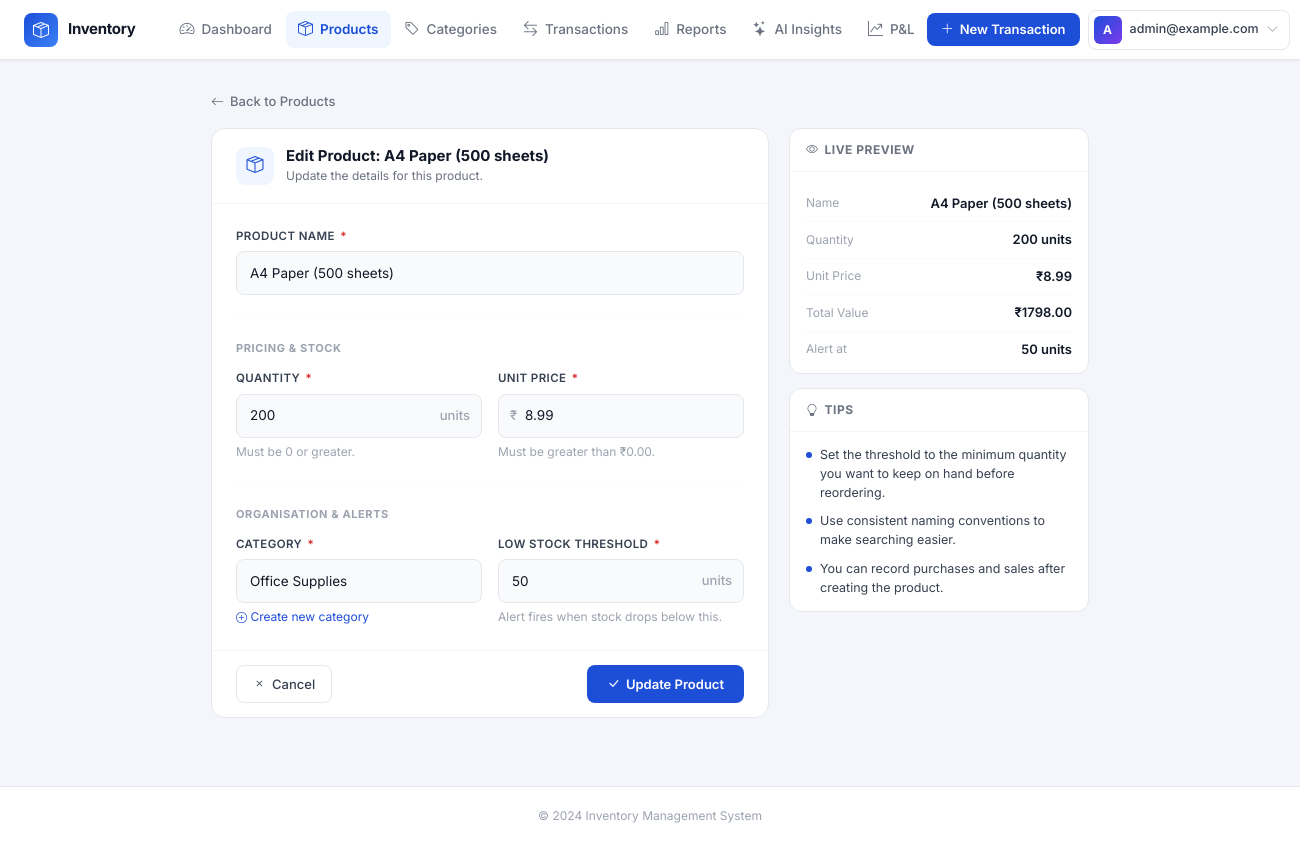
Screenshot of /products/38/update/ (signed in) with the database file from the repository.
### accounts/models.py (models this page shows, shortened)
class CustomUser(AbstractUser):
    email = models.EmailField(unique=True, db_index=True)
    username = None  # Remove username field
    USERNAME_FIELD = 'email'
    REQUIRED_FIELDS = []
    objects = CustomUserManager()
    class Meta:
        db_table = 'users'
        indexes = [
            models.Index(fields=['email']),
        ]

### inventory/models.py (models this page shows, shortened)
class Product(models.Model):
    user = models.ForeignKey(
        settings.AUTH_USER_MODEL,
        on_delete=models.CASCADE,
        related_name='products',
        null=True,   # null during migration for existing rows
        blank=True,
    )
    name = models.CharField(max_length=200, db_index=True)
    quantity = models.IntegerField(
        validators=[MinValueValidator(0)],
        help_text="Current stock quantity"
    )
    price = models.DecimalField(
        max_digits=10,
        decimal_places=2,
        validators=[MinValueValidator(Decimal('0.01'))]
    )
    category = models.ForeignKey(
        Category,
        on_delete=models.PROTECT,
        related_name='products'
    )
    alert_threshold = models.IntegerField(
        validators=[MinValueValidator(0)],
        help_text="Minimum quantity before alert"
    )
    created_at = models.DateTimeField(auto_now_add=True)
    updated_at = models.DateTimeField(auto_now=True)
    class Meta:
        db_table = 'products'
        indexes = [
            models.Index(fields=['name']),
            models.Index(fields=['category']),
            models.Index(fields=['quantity']),
        ]

### inventory/views.py (the view, shortened to what this page needs)
# urls.py: path('products/<int:pk>/update/', views.ProductUpdateView.as_view(), name='product_update'),
class ProductUpdateView(LoginRequiredMixin, UpdateView):
    model = Product
    form_class = ProductForm
    template_name = 'inventory/product_form.html'
    success_url = reverse_lazy('product_list_view')
    def get_queryset(self):
        return Product.objects.filter(user=self.request.user)
    def get_form(self, form_class=None):
        form = super().get_form(form_class)
        form.fields['category'].queryset = Category.objects.filter(user=self.request.user)
        return form
    def get_context_data(self, **kwargs):
        context = super().get_context_data(**kwargs)
        context['form_title'] = f'Edit Product: {self.object.name}'
        context['submit_text'] = 'Update Product'
        return context

### inventory/forms.py (shortened to what this page needs)
class ProductForm(forms.ModelForm):
    class Meta:
        model = Product
        fields = ['name', 'quantity', 'price', 'category', 'alert_threshold']
        widgets = {
            'name': forms.TextInput(attrs={
                'class': 'form-control',
                'placeholder': 'Enter product name'
            }),
            'quantity': forms.NumberInput(attrs={
                'class': 'form-control',
                'placeholder': 'Enter quantity',
                'min': '0'
            }),
            'price': forms.NumberInput(attrs={
                'class': 'form-control',
                'placeholder': 'Enter price',
                'step': '0.01',
                'min': '0.01'
            }),
            'category': forms.Select(attrs={
                'class': 'form-control'
            }),
            'alert_threshold': forms.NumberInput(attrs={
                'class': 'form-control',
                'placeholder': 'Enter alert threshold',
                'min': '0'
            })
        }

### inventory/models.py (called while the page is built)
    def __str__(self):
        return self.name

### templates/inventory/product_form.html (shortened to what this page needs)
{% extends 'base.html' %}
{% block content %}
<a href="{% url 'product_list_view' %}" class="back-link" style="max-width:960px;display:inline-flex;margin-bottom:16px;">
  <i class="bi bi-arrow-left"></i> Back to Products
</a>
<div class="form-layout">
  <div>
    <form method="post" novalidate id="product-form">
      <div class="form-card">
        <div class="form-card-header">
          <div class="form-card-icon"><i class="bi bi-box-seam"></i></div>
          <div>
            <h2>{{ form_title }}</h2>
            <p>{% if object %}Update the details for this product.{% else %}Fill in the details to add a new product to your inventory.{% endif %}</p>
          </div>
        </div>
        <div class="form-card-body">
          <div class="mb-4">
            <label for="{{ form.name.id_for_label }}" class="field-label">
              Product Name <span class="req">*</span>
            </label>
            {{ form.name }}
          </div>
          <hr class="field-divider">
          <div class="section-label">Pricing &amp; Stock</div>
          <div class="field-row mb-4">
            <div>
              <label for="{{ form.quantity.id_for_label }}" class="field-label">
                Quantity <span class="req">*</span>
              </label>
              <div class="input-wrap has-suffix">
                {{ form.quantity }}
                <span class="input-suffix">units</span>
              </div>
              <div class="field-hint">Must be 0 or greater.</div>
            </div>
            <div>
              <label for="{{ form.price.id_for_label }}" class="field-label">
                Unit Price <span class="req">*</span>
              </label>
              <div class="input-wrap has-prefix">
                <span class="input-prefix">₹</span>
                {{ form.price }}
              </div>
              <div class="field-hint">Must be greater than ₹0.00.</div>
            </div>
          </div>
          <hr class="field-divider">
          <div class="section-label">Organisation &amp; Alerts</div>
          <div class="field-row">
            <div>
              <label for="{{ form.category.id_for_label }}" class="field-label">
                Category <span class="req">*</span>
              </label>
              {{ form.category }}
              <div class="field-hint">
                <a href="{% url 'category_create' %}" target="_blank" style="color:#1d4ed8;text-decoration:none;">
                  <i class="bi bi-plus-circle" style="font-size:11px;"></i> Create new category
                </a>
              </div>
            </div>
            <div>
              <label for="{{ form.alert_threshold.id_for_label }}" class="field-label">
                Low Stock Threshold <span class="req">*</span>
              </label>
              <div class="input-wrap has-suffix">
                {{ form.alert_threshold }}
                <span class="input-suffix">units</span>
              </div>
              <div class="field-hint">Alert fires when stock drops below this.</div>
            </div>
          </div>
        </div>
        <div class="form-card-footer">
          <a href="{% url 'product_list_view' %}" class="btn-cancel">
            <i class="bi bi-x"></i> Cancel
          </a>
          <button type="submit" class="btn-submit">
            <i class="bi bi-check-lg"></i> {{ submit_text }}
          </button>
        </div>
      </div>
    </form>
  </div>
  <div class="form-sidebar">
    <div class="info-card">
      <div class="info-card-header">
        <i class="bi bi-eye"></i> Live Preview
      </div>
      <div class="info-card-body">
        <div class="preview-row">
          <span class="preview-label">Name</span>
          <span class="preview-val muted" id="prev-name">—</span>
        </div>
        <div class="preview-row">
          <span class="preview-label">Quantity</span>
          <span class="preview-val muted" id="prev-qty">—</span>
        </div>
        <div class="preview-row">
          <span class="preview-label">Unit Price</span>
          <span class="preview-val muted" id="prev-price">—</span>
        </div>
        <div class="preview-row">
          <span class="preview-label">Total Value</span>
          <span class="preview-val muted" id="prev-total">—</span>
        </div>
        <div class="preview-row">
          <span class="preview-label">Alert at</span>
          <span class="preview-val muted" id="prev-threshold">—</span>
        </div>
      </div>
    </div>
    <div class="info-card">
      <div class="info-card-header">
        <i class="bi bi-lightbulb"></i> Tips
      </div>
      <div class="info-card-body">
        <div class="tip-item">
          <div class="tip-dot"></div>
          Set the threshold to the minimum quantity you want to keep on hand before reordering.
        </div>
        <div class="tip-item">
          <div class="tip-dot"></div>
          Use consistent naming conventions to make searching easier.
        </div>
        <div class="tip-item">
          <div class="tip-dot"></div>
          You can record purchases and sales after creating the product.
        </div>
      </div>
    </div>
  </div>
</div>
{% endblock %}

### templates/base.html (shortened to what this page needs)
{% load static %}
<!DOCTYPE html>
<html lang="en">
<head>
    <link href="https://cdn.jsdelivr.net/npm/bootstrap@5.3.0/dist/css/bootstrap.min.css" rel="stylesheet">
    <link href="https://cdn.jsdelivr.net/npm/bootstrap-icons@1.11.0/font/bootstrap-icons.css" rel="stylesheet">
    <link rel="stylesheet" href="{% static 'css/style.css' %}">
</head>
<body>
    <header>
        <nav class="app-navbar">
            <a class="nav-brand" href="{% if user.is_authenticated %}{% url 'dashboard' %}{% else %}{% url 'login' %}{% endif %}">
                <div class="brand-icon"><i class="bi bi-box-seam"></i></div>
                <span class="brand-name">Inventory</span>
            </a>
            {% if user.is_authenticated %}
            <div class="nav-links">
                <a href="{% url 'dashboard' %}"
                   class="nav-link-item {% if request.resolver_match.url_name == 'dashboard' %}active{% endif %}">
                    <i class="bi bi-speedometer2"></i> Dashboard
                </a>
                <a href="{% url 'product_list_view' %}"
                   class="nav-link-item {% if 'product' in request.resolver_match.url_name %}active{% endif %}">
                    <i class="bi bi-box-seam"></i> Products
                </a>
                <a href="{% url 'category_list' %}"
                   class="nav-link-item {% if 'category' in request.resolver_match.url_name %}active{% endif %}">
                    <i class="bi bi-tag"></i> Categories
                </a>
                <a href="{% url 'transaction_history' %}"
                   class="nav-link-item {% if 'transaction' in request.resolver_match.url_name %}active{% endif %}">
                    <i class="bi bi-arrow-left-right"></i> Transactions
                </a>
                <a href="{% url 'reports' %}"
                   class="nav-link-item {% if request.resolver_match.url_name == 'reports' %}active{% endif %}">
                    <i class="bi bi-bar-chart"></i> Reports
                </a>
                <a href="{% url 'ai_insights' %}"
                   class="nav-link-item {% if 'ai' in request.resolver_match.url_name or request.resolver_match.url_name == 'pnl' %}active{% endif %}">
                    <i class="bi bi-stars"></i> AI Insights
                </a>
                <a href="{% url 'pnl' %}"
                   class="nav-link-item {% if request.resolver_match.url_name == 'pnl' %}active{% endif %}">
                    <i class="bi bi-graph-up-arrow"></i> P&amp;L
                </a>
            </div>
            {% endif %}
            <div class="nav-right">
                {% if user.is_authenticated %}
                <a href="{% url 'transaction_create' %}" class="nav-action-btn">
                    <i class="bi bi-plus-lg"></i>
                    <span>New Transaction</span>
                </a>
                <div class="dropdown">
                    <a class="user-menu-btn" href="#" role="button" data-bs-toggle="dropdown" aria-expanded="false">
                        <div class="user-avatar">{{ user.email|first|upper }}</div>
                        <span class="user-email">{{ user.email }}</span>
                        <i class="bi bi-chevron-down user-chevron"></i>
                    </a>
                </div>
                {% else %}
                <a href="{% url 'login' %}" class="nav-link-item">Sign in</a>
                <a href="{% url 'register' %}" class="nav-action-btn">
                    <i class="bi bi-person-plus"></i>
                    <span>Register</span>
                </a>
                {% endif %}
            </div>
        </nav>
    </header>
    <main class="app-main">
        {% block content %}{% endblock %}
    </main>
    <footer class="app-footer">
        &copy; 2024 Inventory Management System
    </footer>
</body>
</html>

### static/css/style.css (style rules this page uses)
.btn, .nav-link, .form-control, .form-select { min-height: 44px; }
footer { margin-top: auto; }
body { display: flex; flex-direction: column; min-height: 100vh; }
main { flex: 1; }

### templates/base.html (style rules this page uses)
* { font-family: 'Inter', sans-serif; }
body { background: #f4f6fb; }
.app-navbar { background: #fff; border-bottom: 1px solid #e5e7eb; padding: 0 24px; height: 60px; display: flex; align-items: center; position: sticky; top: 0; z-index: 1000; box-shadow: 0 1px 3px rgba(0,0,0,.06); }
.nav-brand { display: flex; align-items: center; gap: 10px; text-decoration: none; flex-shrink: 0; margin-right: 32px; }
.nav-brand .brand-icon { width: 34px; height: 34px; background: linear-gradient(135deg, #1d4ed8, #3b82f6); border-radius: 8px; display: flex; align-items: center; justify-content: center; color: #fff; font-size: 16px; }
.nav-brand .brand-name { font-size: 15px; font-weight: 700; color: #111827; letter-spacing: -0.3px; }
.nav-links { display: flex; align-items: center; gap: 2px; flex: 1; }
.nav-link-item { display: flex; align-items: center; gap: 7px; padding: 7px 12px; border-radius: 8px; font-size: 13.5px; font-weight: 500; color: #6b7280; text-decoration: none; transition: all .15s; white-space: nowrap; }
.nav-link-item i { font-size: 15px; }
.nav-link-item.active { color: #1d4ed8; background: #eff6ff; font-weight: 600; }
.nav-right { display: flex; align-items: center; gap: 8px; margin-left: auto; flex-shrink: 0; }
.nav-action-btn { display: flex; align-items: center; gap: 6px; padding: 7px 14px; border-radius: 8px; font-size: 13px; font-weight: 600; background: #1d4ed8; color: #fff; text-decoration: none; border: none; transition: background .15s; }
.user-menu-btn { display: flex; align-items: center; gap: 8px; padding: 5px 10px 5px 5px; border-radius: 8px; border: 1.5px solid #e5e7eb; background: #fff; cursor: pointer; transition: all .15s; text-decoration: none; }
.user-avatar { width: 28px; height: 28px; border-radius: 6px; background: linear-gradient(135deg, #1d4ed8, #7c3aed); display: flex; align-items: center; justify-content: center; color: #fff; font-size: 12px; font-weight: 700; flex-shrink: 0; }
.user-email { font-size: 12.5px; font-weight: 500; color: #374151; max-width: 160px; overflow: hidden; text-overflow: ellipsis; white-space: nowrap; }
.user-chevron { color: #9ca3af; font-size: 12px; }
.app-main { padding: 28px 24px; max-width: 1400px; margin: 0 auto; }
.app-footer { text-align: center; padding: 20px; font-size: 12px; color: #9ca3af; border-top: 1px solid #e5e7eb; margin-top: 40px; background: #fff; }

### rows the page displays
CustomUser: email|first "A", email "admin@example.com"
Product: name "A4 Paper (500 sheets)", quantity "200", price "8.99", category "Office Supplies", alert_threshold "50"

### other values shown
{{ submit_text }} "Update Product"
